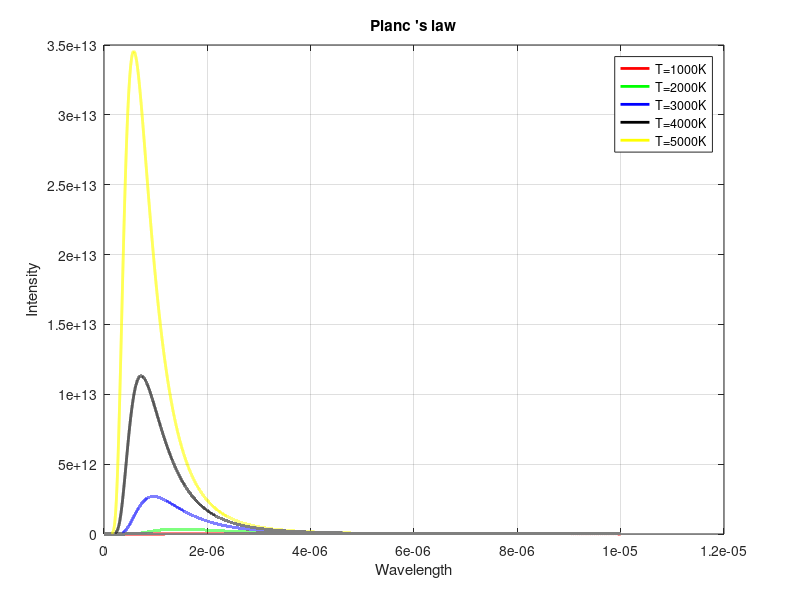

MATLAB code to generate this figure:
#planck's law
h=6.6260755E-34; #planck constant
c=2.99792458E8;  #speed of light
k=1.380658E-23; #Bolzman constant 
l=[1E-8:1E-10:1E-5]; #Wavelength (0.01-10) micrometers
Color={"red","green","blue","black","yellow"}
i=1;
for T=1000:1000:5000
  B=(2.*h.*c.^2)./(l.^5.*exp((h.*c)./(l.*k.*T)-1));
  plot(l,B,"color",Color{1,i},"linewidth",2)
  i=i+1;
  hold on
  grid
end
xlabel('Wavelength')
ylabel('Intensity')
title("Planc \'s law")
legend('T=1000K','T=2000K','T=3000K','T=4000K','T=5000K')
hold off
